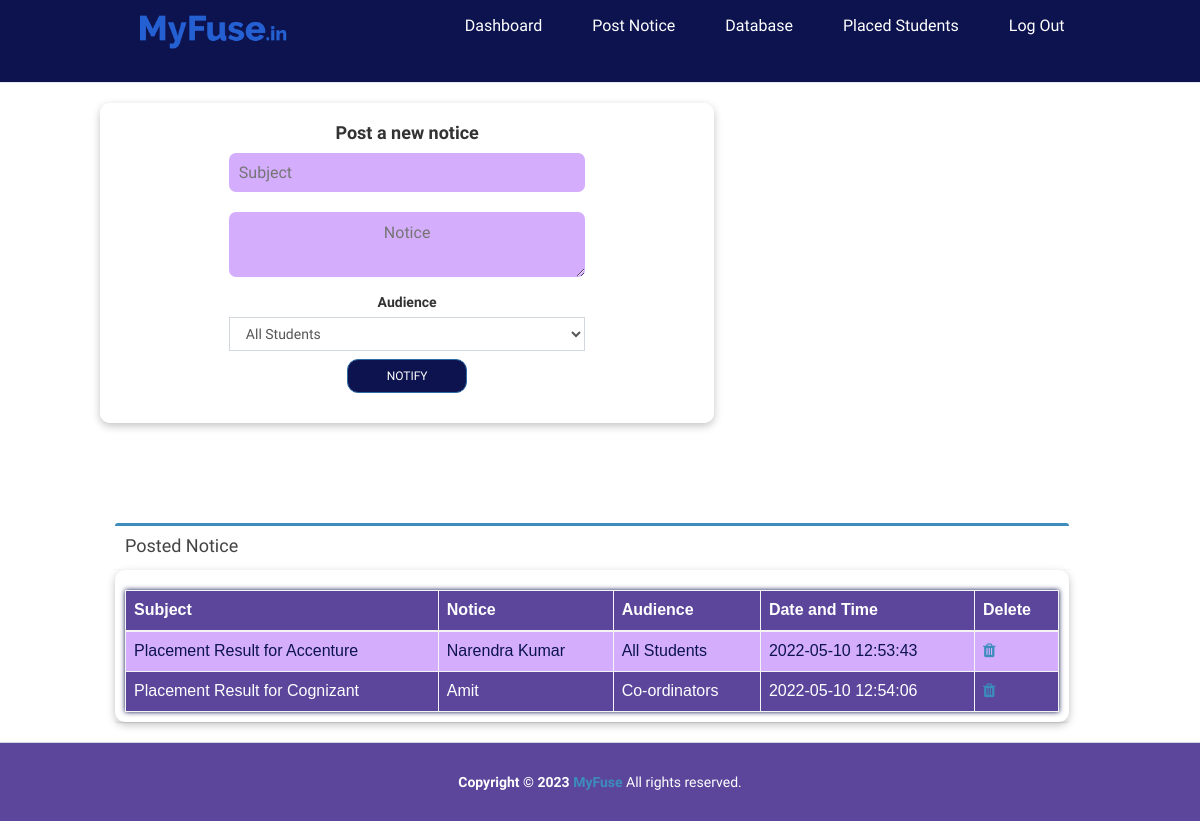
The app's page /admin/postnotice.php, older data.
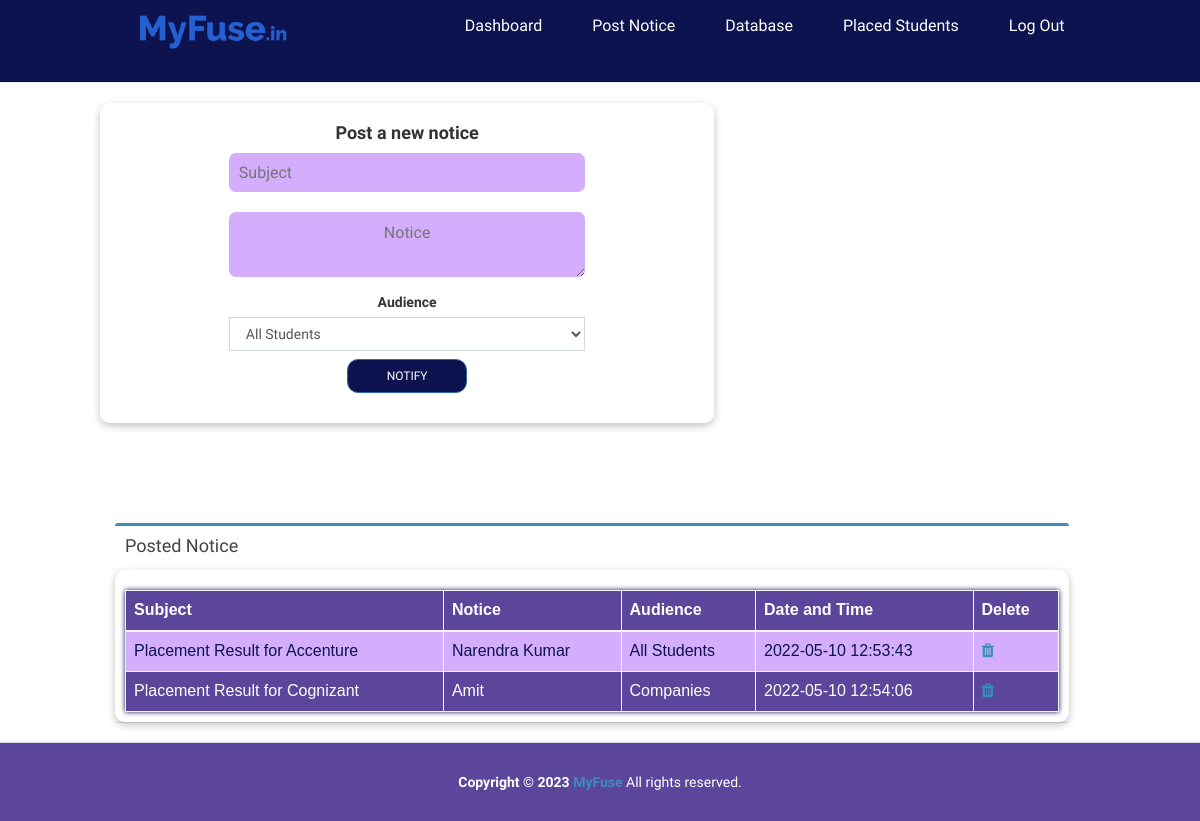
The same page, newer data.
### tables this page shows
CREATE TABLE `notice` (
  `id` int(11) NOT NULL AUTO_INCREMENT,
  `subject` varchar(250) NOT NULL,
  `notice` varchar(255) DEFAULT NULL,
  `audience` varchar(255) DEFAULT NULL,
  `date` datetime DEFAULT NULL,
  UNIQUE KEY `id` (`id`)
);

### admin/postnotice.php (the view, shortened to what this page needs)
<?php
require_once("../db.php");
?>
<!DOCTYPE html>
<html>
<head>
    <link rel="stylesheet" href="https://cdnjs.cloudflare.com/ajax/libs/twitter-bootstrap/3.3.7/css/bootstrap.min.css">
    <link rel="stylesheet" href="https://cdnjs.cloudflare.com/ajax/libs/font-awesome/4.7.0/css/font-awesome.min.css">
    <link rel="stylesheet" href="https://cdnjs.cloudflare.com/ajax/libs/ionicons/2.0.1/css/ionicons.min.css">
    <link rel="stylesheet" href="css/AdminLTE.min.css">
    <link rel="stylesheet" href="css/_all-skins.min.css">
    <link rel="stylesheet" href="css/custom.css">
</head>
<body class="hold-transition skin-green sidebar-mini">
    <?php
    include 'header.php';
    ?>
    <div class="row">
        <div class="col-xs-6 responsive">
            <section>
                <form class="centre " action="" method="POST">
                    <div>
                        <h4><strong> Post a new notice</strong></h4>
                    </div>
                    <div>
                        <input id="subject" placeholder="Subject" type="text" name="subject" style="margin:auto">
                    </div>
                    <br>
                    <div class="form-group mt-3">
                        <textarea style="top:80px " type="input" class="input" name="input" id="input" placeholder="Notice" required></textarea>
                    </div>
                    <div class="form-group text-center option">
                        <label>Audience </label>
                        <select class="form-control select2 select2-hidden-accessible" style="width: 100%" tabindex="-1" aria-hidden="true" class="input" name="audience">
                            <option class="option" value="All Students">All Students</option>
                        </select>
                    </div>
                    <div class="text-center">
                        <button class="btn btn-primary btn-sm" id="submit" name="submit" type=" submit1">NOTIFY</button>
                    </div><br>
                </form>
        </div>
        <div class="col-xs-5 responsive2 ">
            <div class="box box-primary ">
                <div class="box-header with-border">
                    <h3 class="box-title">Posted Notice</h3>
                </div>
                <div class="box-body">
                    <table id="example1" class="table table-bordered table-striped">
                        <thead>
                            <tr>
                                <th>Subject</th>
                                <th>Notice</th>
                                <th>Audience</th>
                                <th>Date and Time</th>
                                <th>Delete</th>
                            </tr>
                        </thead>
                        <tbody>
                            <?php
                            $sql = "SELECT * FROM notice";
                            $result = $conn->query($sql);
                            if ($result->num_rows > 0) {
                                while ($row = $result->fetch_assoc()) {
                            ?>
                                    <td><?php echo $row['subject']; ?></td>
                                    <td><?php echo $row['notice']; ?></td>
                                    <td><?php echo $row['audience']; ?></td>
                                    <td><?php echo $row['date']; ?></td>
                                    <td><a id="delete" href="deletenotice.php?id=<?php echo $row['id']; ?>"><i class="fa fa-trash"></i></a></td>
                                    </tr><?php
                                        }
                                    }
                                            ?>
                        </tbody>
                    </table>
                </div>
            </div>
        </div>
    </div>
    <footer class="main-footer" style="
        margin-left: 0px;
    background: #5C469C;
    padding: 29px;
    color: #fff;
    border-top: 1px solid #d2d6de;">
      <div class="text-center">
        <strong>Copyright &copy; 2023 <a href=../assets/privacypolicy.html>MyFuse </a></strong> All rights reserved.
      </div>
    </footer>
</body>
</html>

Row changes from the older to the newer data that the page shows:
changed notice "Placement Result for Cognizant": audience "Co-ordinators" → "Companies"
